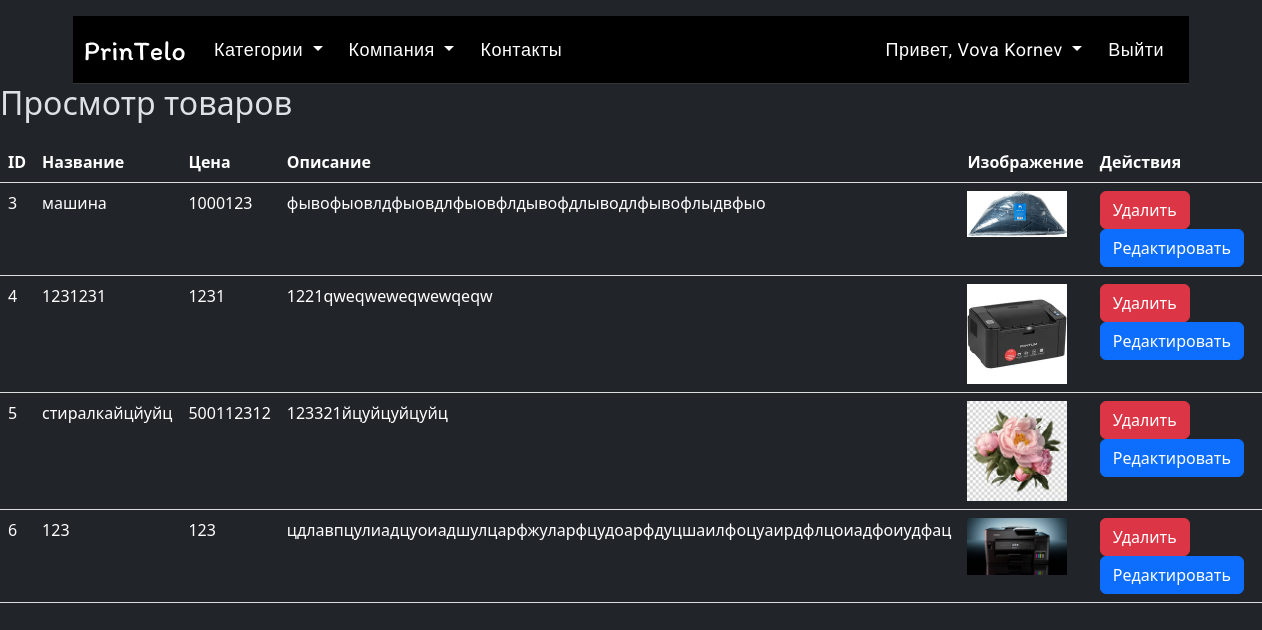
Screenshot of /korneuev/view_products.php (signed in) with the database file from the repository.
### tables this page shows
CREATE TABLE `products` (
  `id` int(11) NOT NULL,
  `name` varchar(255) NOT NULL,
  `description` varchar(255) NOT NULL,
  `price` varchar(255) NOT NULL,
  `image` text NOT NULL
);

### korneuev/view_products.php (the view, shortened to what this page needs)
<?php include "header.php"; ?>
<?php
$servername = "localhost";
$username = "zoxan";
$password = "123";
$dbname = "textovarorg";
try {
    $db = new PDO("mysql:host=$servername;dbname=$dbname", $username, $password);
    $db->setAttribute(PDO::ATTR_ERRMODE, PDO::ERRMODE_EXCEPTION);
} catch(PDOException $e) {
    echo "Ошибка подключения: " . $e->getMessage();
    exit;
}
$stmt = $db->query("SELECT * FROM products");
$products = $stmt->fetchAll();
?>
<h2>Просмотр товаров</h2>
<table class="table">
    <thead>
    <tr>
        <th>ID</th>
        <th>Название</th>
        <th>Цена</th>
        <th>Описание</th>
        <th>Изображение</th>
        <th>Действия</th>
    </tr>
    </thead>
    <tbody>
    <?php foreach ($products as $product): ?>
        <tr>
            <td><?php echo $product['id']; ?></td>
            <td><?php echo $product['name']; ?></td>
            <td><?php echo $product['price']; ?></td>
            <td><?php echo $product['description']; ?></td>
            <td><img src="<?php echo $product['image']; ?>" alt="<?php echo $product['name']; ?>"></td>
            <td>
                <form method="post" action="delete_product.php" style="display: inline;">
                    <button type="submit" class="btn btn-danger">Удалить</button>
                </form>
                <form method="get" action="edit_product.php" style="display: inline;">
                    <button type="submit" class="btn btn-primary">Редактировать</button>
                </form>
            </td>
        </tr>
    <?php endforeach; ?>
    </tbody>
</table>

### korneuev/view_products.php (style rules this page uses)
table { width: 100%; border-collapse: collapse; margin-top: 20px; }
th, td { padding: 8px; text-align: left; border-bottom: 1px solid #ddd; }
th { background-color: #f2f2f2; }
img { max-width: 100px; height: auto; }

### rows the page displays
products: id "3", name "машина", price "1000123", description "фывофыовлдфыовдлфыовфлдывофдлыводлфывофлыдвфыо", image (picture)
products: id "4", name "1231231", price "1231", description "1221qweqweweqwewqeqw", image (picture)
products: id "5", name "стиралкайцйуйц", price "500112312", description "123321йцуйцуйцуйц", image (picture)
products: id "6", name "123", price "123", description "цдлавпцулиадцуоиадшулцарфжуларфцудоарфдуцшаилфоцуаирдфлцоиадфоиудфац", image (picture)

### other values shown
$user['name'] "Vova Kornev"
